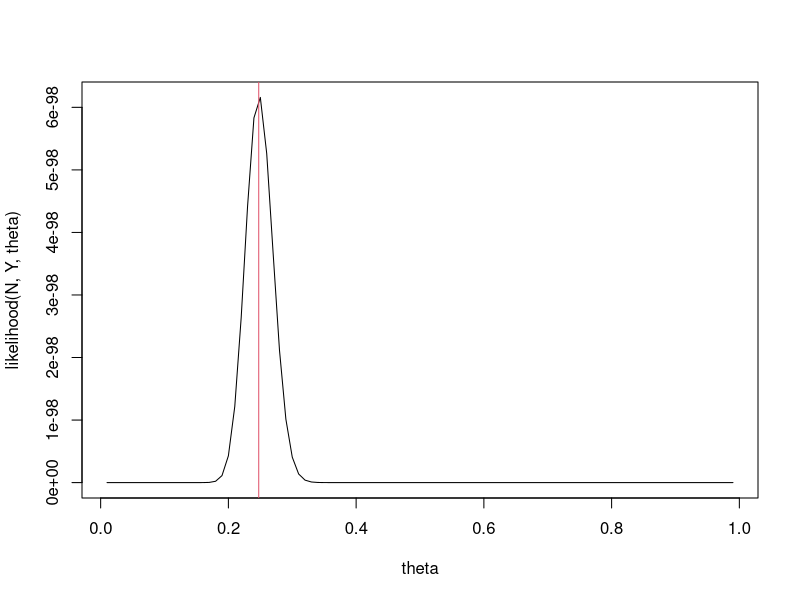
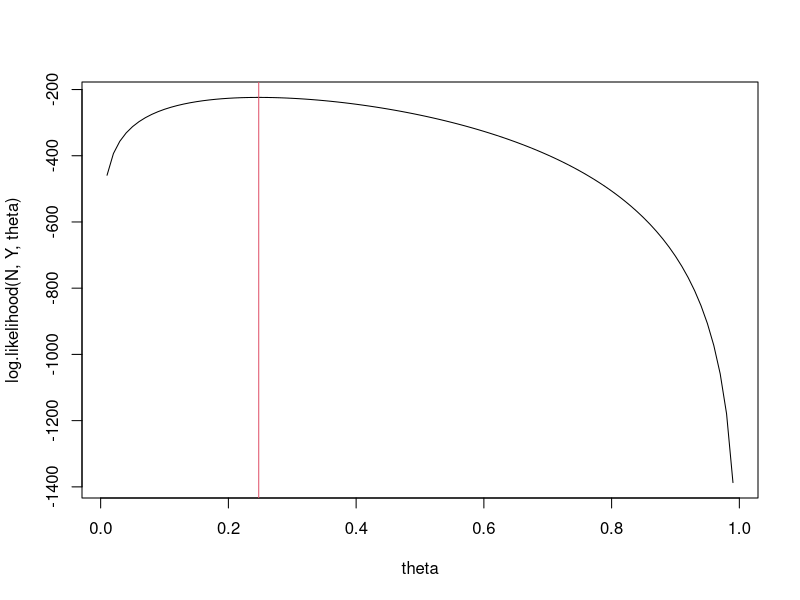

R code for these plots, in order:
getwd()
setwd('~/Learning/R/coursera/bayesisanstats')


# Bernoulli
likelihood <- function(n, y, theta) {
  theta^y * (1 - theta)^(n-y)
}


log.likelihood <- function(n, y, theta) {
  y*log(theta) + (n - y)*log(1 - theta)
}

N <- 400
Y <- 99
MLE <- Y / N
theta <- seq(0.01, 0.99, 0.01)
plot(theta, likelihood(N, Y, theta), type='l')
abline(v=MLE, col=2)

plot(theta, log.likelihood(N, Y, theta), type='l')
abline(v=MLE, col=2)